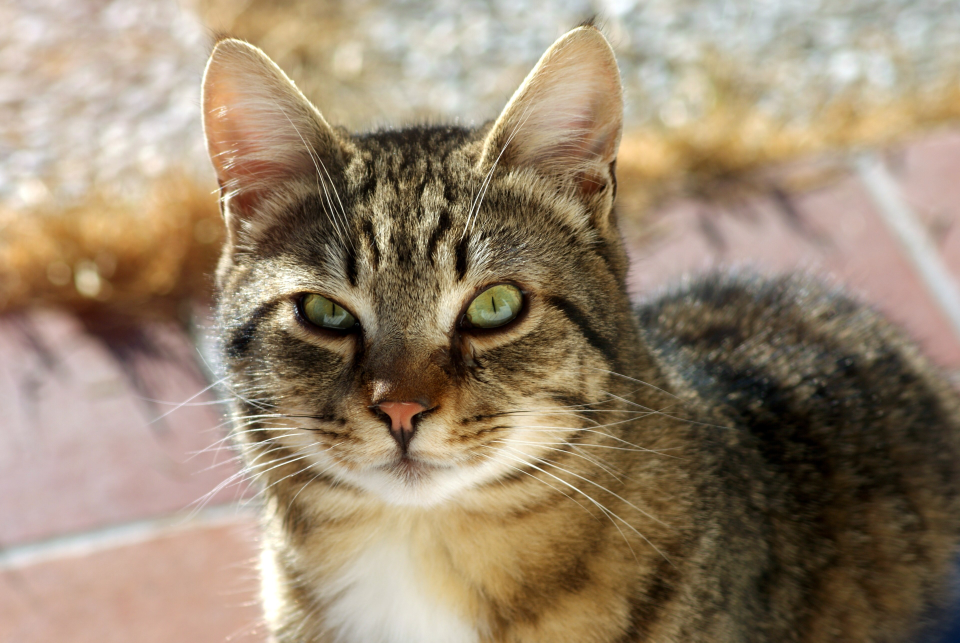
#> input picture image-basics/cat.jpg, 3840 x 2571 px, found by its file name (shown at 1/4 size)
$ python 03_resize_and_crop.py
#> lines starting #> are read from the running program, lines starting #| are printed output that depends on the picture
import cv2

img=cv2.imread("image-basics/cat.jpg")
#> img is the input picture: shape (2571, 3840, 3); mean B, G, R 111.9, 134.8, 152.9

#resize image
resized_image=cv2.resize(img,(300,300))
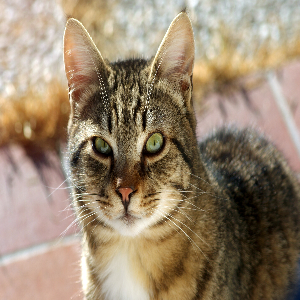
#> resized_image: shape (300, 300, 3); mean B, G, R 111.8, 134.7, 152.8
cv2.namedWindow("resized cat",cv2.WINDOW_NORMAL)
cv2.imshow("resized cat",resized_image)
cv2.waitKey(5000)
cv2.destroyAllWindows()
#cv2.imwrite("cropped_cat.jpg",crop_img)

#crop image
crop_img=img[100:2000,100:800]
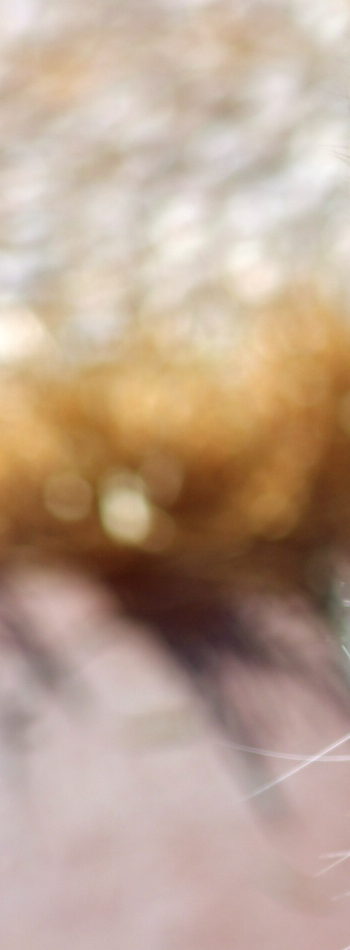
#> crop_img: shape (1900, 700, 3) (shown at 1/2 size); mean B, G, R 144.2, 163, 187.5
cv2.namedWindow("cropped cat",cv2.WINDOW_NORMAL)
cv2.imshow("cropped cat",crop_img)
cv2.waitKey(5000)
cv2.destroyAllWindows()
